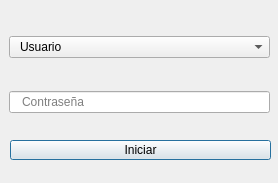
<?xml version="1.0" encoding="UTF-8"?>
<ui version="4.0">
 <class>Loginwin</class>
 <widget class="QDialog" name="Loginwin">
  <property name="geometry">
   <rect>
    <x>0</x>
    <y>0</y>
    <width>278</width>
    <height>183</height>
   </rect>
  </property>
  <property name="windowTitle">
   <string>Login</string>
  </property>
  <property name="styleSheet">
   <string notr="true">padding-right: 10px;
padding-left: 10px;
</string>
  </property>
  <widget class="QWidget" name="centralwidget" native="true">
   <property name="geometry">
    <rect>
     <x>0</x>
     <y>0</y>
     <width>280</width>
     <height>170</height>
    </rect>
   </property>
   <widget class="QComboBox" name="cbusuario">
    <property name="geometry">
     <rect>
      <x>9</x>
      <y>36</y>
      <width>261</width>
      <height>22</height>
     </rect>
    </property>
    <item>
     <property name="text">
      <string>Usuario</string>
     </property>
    </item>
   </widget>
   <widget class="QLineEdit" name="inputpassword">
    <property name="geometry">
     <rect>
      <x>9</x>
      <y>91</y>
      <width>261</width>
      <height>22</height>
     </rect>
    </property>
    <property name="text">
     <string/>
    </property>
    <property name="echoMode">
     <enum>QLineEdit::Password</enum>
    </property>
    <property name="placeholderText">
     <string>Contraseña</string>
    </property>
   </widget>
   <widget class="QPushButton" name="btnLogin">
    <property name="geometry">
     <rect>
      <x>10</x>
      <y>140</y>
      <width>261</width>
      <height>20</height>
     </rect>
    </property>
    <property name="styleSheet">
     <string notr="true"/>
    </property>
    <property name="text">
     <string>Iniciar</string>
    </property>
   </widget>
   <widget class="QLabel" name="lblerror">
    <property name="geometry">
     <rect>
      <x>10</x>
      <y>10</y>
      <width>261</width>
      <height>20</height>
     </rect>
    </property>
    <property name="styleSheet">
     <string notr="true">color: red</string>
    </property>
    <property name="text">
     <string/>
    </property>
    <property name="alignment">
     <set>Qt::AlignCenter</set>
    </property>
   </widget>
  </widget>
 </widget>
 <resources/>
 <connections/>
</ui>
